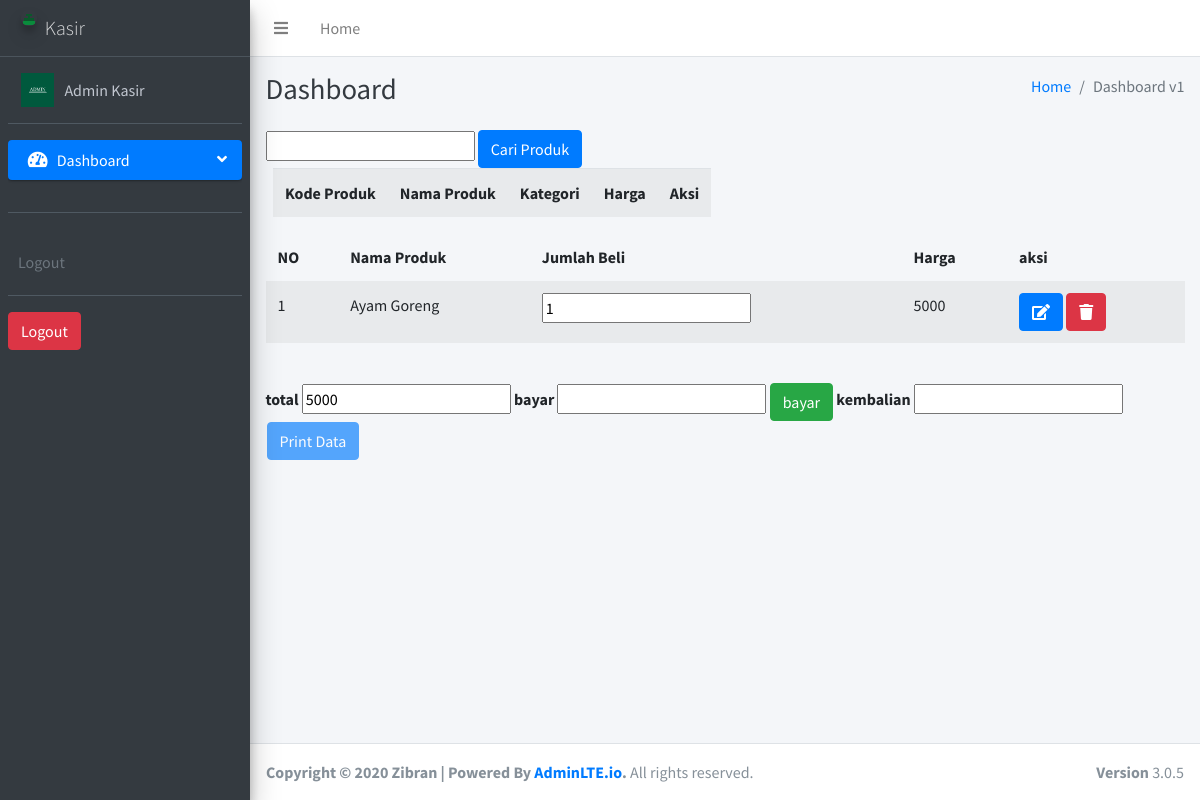
/kasir/index.php (signed in), run on the app's committed database.
### tables this page shows
CREATE TABLE `tb_user` (
  `id` int(11) NOT NULL,
  `username` text NOT NULL,
  `password` text NOT NULL,
  `nama` text NOT NULL,
  `level` text NOT NULL,
  `foto` varchar(255) NOT NULL
);

CREATE TABLE `transaksi_temp` (
  `id` int(11) NOT NULL,
  `kdproduk` text NOT NULL,
  `nm_produk` text NOT NULL,
  `kategori` text NOT NULL,
  `jumlah_beli` int(11) NOT NULL,
  `total` int(11) NOT NULL
);

### kasir/fungsi/fungsi.php (called while the page is built, shortened)
<?php
$koneksi = mysqli_connect('localhost', 'root', '', 'kasir_zibran');
function summon_admin()
{
	global $koneksi;
	$id = $_SESSION['idkaskit'];
	return mysqli_query($koneksi, "SELECT * FROM tb_user WHERE id ='$id'");
}
function url()
{
	return $url = "//localhost/web-kasir/vendors/";
}
 ?>

### kasir/awal.php (the view, shortened to what this page needs)
<?php include 'comp/header.php'; ?>
 <div class="content-wrapper">
    <div class="content-header">
      <div class="container-fluid">
        <div class="row mb-2">
          <div class="col-sm-6">
            <h1 class="m-0 text-dark">Dashboard</h1>
          </div>
          <div class="col-sm-6">
            <ol class="breadcrumb float-sm-right">
              <li class="breadcrumb-item"><a href="#">Home</a></li>
              <li class="breadcrumb-item active">Dashboard v1</li>
            </ol>
          </div>
        </div>
      </div>
    </div>
    <section class="content">
      <div class="container-fluid">
        <div class="row">
          <div class="col-sm-12">
            <div class="well">
            <form action="" method="POST">
            <input type="text" autofocus="" required="" name="cari">
            <button type="submit" name="go" class="btn btn-primary">Cari Produk</button>
          </form>
      <form action="" method="POST" class="mb-2">
        <div class="container-fluid">
          <table class="table table-responsive table-striped">
         <tr>
            <th>Kode Produk</th>
           <th>Nama Produk</th>
           <th>Kategori</th>
           <th>Harga</th>
           <th>Aksi</th>
         </tr>
       </table>
        </div>
      </form>
       <div class="row">
        <div class="col-sm-12">
          <div class="well">
             <div class="table-responsive table--no-card m-b-30">
                <table class="table table-borderless table-striped table-earning">
                  <thead>
                    <tr>
                        <th>NO</th>
                        <th>Nama Produk</th>
                        <th>Jumlah Beli</th>
                        <th>Harga</th>
                        <th>aksi </th>
                    </tr>
                  </thead>
                <tbody>
                    <?php
                      $i = 1;
                      global $koneksi;
                      $select = mysqli_query($koneksi, "SELECT * FROM transaksi_temp");
                      foreach ($select as $krj):
                     ?>
                          <tr>
                              <td><?= $i++;?></td>
                              <td><?= $krj['nm_produk'];?></td>
                              <td>
                                  <form action="" method="POST">
                                   <input type="text" value="<?= $krj['jumlah_beli']; ?>"  name="jumlah_beli" >
                              </td>
                              <td>
                                <?= $krj['total'];?>
                              </td>
                              <td><button type="submit" name="simpan_transaksi" class="btn btn-primary"><i class="fa fa-edit"></i></button>
                                 <a href="fungsi/delete.php?id=<?= $krj['id'];?>" class="btn btn-danger"><i class="fa fa-trash"></i></a>
                              </td>
                            <?php endforeach; ?>
                              </tr>
                </tbody>
                    </table>
                        </div>
                        <br>
                          <form action="" method="POST">
                          <label>total</label>
                          <?php
                          global $koneksi;
                          $query = mysqli_query($koneksi, "SELECT sum(total) as jtotal FROM transaksi_temp");
                          $r = mysqli_fetch_array($query);
                           ?>
                          <input type="text" name="total" value="<?= $r['jtotal']; ?>">
                          <label>bayar</label>
                          <input type="text" name="bayar">
                          <button type="submit" class="btn btn-success" required name="bayar_submit">bayar</button>
                          <label>kembalian</label>
                          <input type="text" name="kembalian" value="<?= $kembalian; ?>" readonly="">
                        </form>
                          <form action="fungsi/print.php" target="_BLANK" method="POST">
                          <table class="table-responsive">
                            <tr>
                              <td><a href="index.php"><button type="submit" name="print" class="btn btn-primary" <?php
                               if (empty(isset($_POST['bayar']))) {
                                echo "disabled";
                              }else if(isset($_POST['bayar'])){
                                $total = $_POST['total'];
                                $bayar = $_POST['bayar'];
                                if ($bayar < $total) {
                                  echo "disabled";
                                }
                              }
                               ?>
                              >Print Data</button></a></td>
                            </tr>
                          </table>
                          </form>
          </div>
        </div>
      </div>
          </section>
           </div>
<?php include 'comp/footer.php'; ?>

### kasir/comp/header.php (shortened to what this page needs)
<?php require 'fungsi/fungsi.php'; ?>
<?php foreach (summon_admin() as $key): ?>
<!DOCTYPE html>
<html>
<head>
  <link rel="stylesheet" href="<?= url() ?>plugins/fontawesome-free/css/all.min.css">
  <link rel="stylesheet" href="https://code.ionicframework.com/ionicons/2.0.1/css/ionicons.min.css">
  <link rel="stylesheet" href="<?= url() ?>plugins/tempusdominus-bootstrap-4/css/tempusdominus-bootstrap-4.min.css">
  <link rel="stylesheet" href="<?= url() ?>plugins/icheck-bootstrap/icheck-bootstrap.min.css">
  <link rel="stylesheet" href="<?= url() ?>plugins/jqvmap/jqvmap.min.css">
  <link rel="stylesheet" href="<?= url() ?>dist/css/adminlte.min.css">
  <link rel="stylesheet" href="<?= url() ?>plugins/overlayScrollbars/css/OverlayScrollbars.min.css">
  <link rel="stylesheet" href="<?= url() ?>plugins/daterangepicker/daterangepicker.css">
  <link rel="stylesheet" href="<?= url() ?>plugins/summernote/summernote-bs4.css">
</head>
<body class="hold-transition sidebar-mini layout-fixed">
<div class="wrapper">
  <nav class="main-header navbar navbar-expand navbar-white navbar-light">
    <ul class="navbar-nav">
      <li class="nav-item">
        <a class="nav-link" data-widget="pushmenu" href="#" role="button"><i class="fas fa-bars"></i></a>
      </li>
      <li class="nav-item d-none d-sm-inline-block">
        <a href="index.php" class="nav-link">Home</a>
      </li>
    </ul>
  </nav>
  <aside class="main-sidebar sidebar-dark-primary elevation-4">
    <a href="index.php" class="brand-link">
      <img src="<?= url()?>img/logo_kasir_kita.png" alt="AdminLTE Logo" class="brand-image img-circle elevation-3"
           style="opacity: .8">
      <span class="brand-text font-weight-light">Kasir</span>
    </a>
    <div class="sidebar">
      <div class="user-panel mt-3 pb-3 mb-3 d-flex">
        <div class="image">
          <?php
          if ($key['foto']!= '') {
                        echo '<img src="../admin/img/'.$key['foto'].'" height="150">';
                      }else{
                        echo '<img src="img/user_logo.png" height="150">';
                      }
           ?>
        </div>
        <div class="info">
          <a href="index.php?m=detail" class="d-block" ><?= $key['nama'];?></a>
        </div>
      </div>
      <nav class="mt-2">
        <ul class="nav nav-pills nav-sidebar flex-column" data-widget="treeview" role="menu" data-accordion="false">
          <li class="nav-item has-treeview menu-open">
            <a href="index.php" class="nav-link active">
              <i class="nav-icon fas fa-tachometer-alt"></i>
              <p>
                Dashboard
                <i class="right fas fa-angle-left"></i>
              </p>
            </a>
          <div class="user-panel mt-3 pb-3 mb-3 d-flex">
      </div>
          </li>
          <div class="user-panel mt-3 pb-3 mb-3 d-flex">
        <div class="info">
          <span class="d-block text-gray">Logout</span>
        </div>
      </div>
      <a href="logout.php"><button class="btn btn-danger">Logout</button></a>
        </ul>
      </nav>
    </div>
  </aside>
  <?php endforeach; ?>

### data on the page
tb_user: foto (picture), nama "Admin Kasir"
transaksi_temp: nm_produk "Ayam Goreng", jumlah_beli "1", total "5000"
